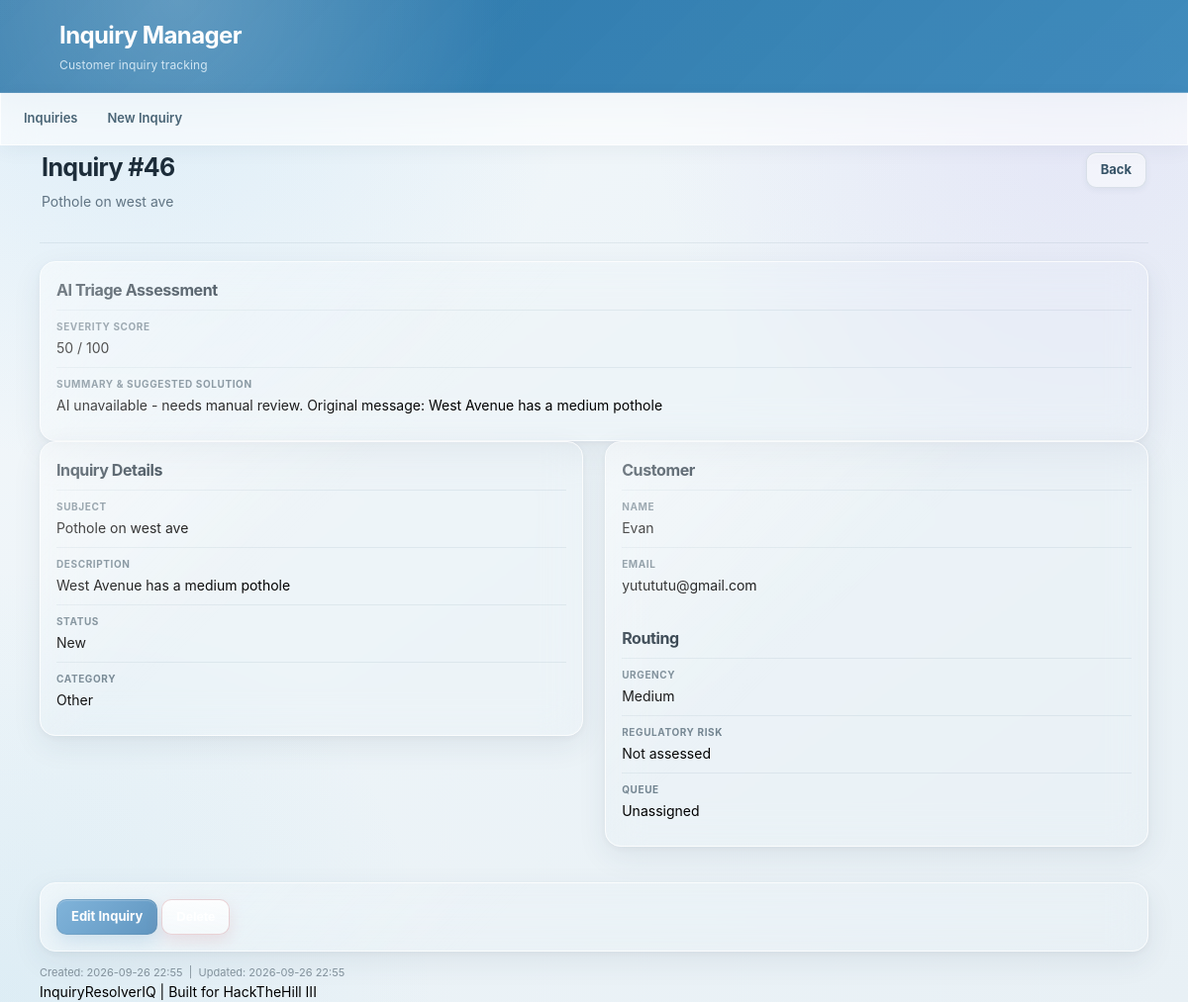
Page /complaints/46 (signed in) on the committed database.
### tables this page shows
CREATE TABLE complaints (
    id INTEGER PRIMARY KEY AUTOINCREMENT,
    customer_name TEXT NOT NULL,
    customer_email TEXT,
    subject TEXT NOT NULL,
    description TEXT NOT NULL,
    status TEXT NOT NULL DEFAULT 'New',
    category TEXT NOT NULL DEFAULT 'Other',
    urgency TEXT NOT NULL DEFAULT 'Not assessed',
    regulatory_risk TEXT NOT NULL DEFAULT 'Not assessed',
    assigned_queue TEXT NOT NULL DEFAULT 'Unassigned',
    created_at TEXT NOT NULL DEFAULT CURRENT_TIMESTAMP,
    updated_at TEXT NOT NULL DEFAULT CURRENT_TIMESTAMP
, severity INTEGER DEFAULT 0, ai_summary TEXT DEFAULT '');

### server.py (the view)
@app.route("/complaints/<int:complaint_id>")
def view_complaint(complaint_id):
    if not session.get("is_admin"):
        return redirect(url_for("login"))
    db = get_db()
    complaint = db.execute(
        "SELECT * FROM complaints WHERE id = ?",
        (complaint_id,)
    ).fetchone()
    db.close()
    if complaint is None:
        abort(404)
    return render_template(
        "complaint.html",
        complaint=complaint
    )

### server.py (called while the page is built)
def get_db():
    db = sqlite3.connect(DATABASE)
    db.row_factory = sqlite3.Row
    return db

@app.template_filter("datetime")
def format_datetime(value):
    if not value:
        return ""
    try:
        return datetime.fromisoformat(value).strftime("%Y-%m-%d %H:%M")
    except (ValueError, TypeError):
        return value

### templates/complaint.html (shortened to what this page needs)
{% extends "base.html" %}
{% block content %}
<div class="page-heading">
    <div>
        <h2>Inquiry #{{ complaint["id"] }}</h2>
        <p class="muted">{{ complaint["subject"] }}</p>
    </div>
    <a class="button secondary" href="{{ url_for('index') }}">Back</a>
</div>
<div class="panel">
    <h3>AI Triage Assessment</h3>
    <div class="detail-row">
        <div class="detail-label">Severity Score</div>
        <div class="detail-value">{{ complaint["severity"] }} / 100</div>
    </div>
    <div class="detail-row">
        <div class="detail-label">Summary &amp; Suggested Solution</div>
        <div class="detail-value description">{{ complaint["ai_summary"] }}</div>
    </div>
</div>
<div class="detail-grid">
    <div class="panel">
        <h3>Inquiry Details</h3>
        <div class="detail-row">
            <div class="detail-label">Subject</div>
            <div class="detail-value">{{ complaint["subject"] }}</div>
        </div>
        <div class="detail-row">
            <div class="detail-label">Description</div>
            <div class="detail-value description">{{ complaint["description"] }}</div>
        </div>
        <div class="detail-row">
            <div class="detail-label">Status</div>
            <div class="detail-value">{{ complaint["status"] }}</div>
        </div>
        <div class="detail-row">
            <div class="detail-label">Category</div>
            <div class="detail-value">{{ complaint["category"] }}</div>
        </div>
    </div>
    <div class="panel">
        <h3>Customer</h3>
        <div class="detail-row">
            <div class="detail-label">Name</div>
            <div class="detail-value">{{ complaint["customer_name"] }}</div>
        </div>
        <div class="detail-row">
            <div class="detail-label">Email</div>
            <div class="detail-value">{{ complaint["customer_email"] or "Not provided" }}</div>
        </div>
        <h3 class="section-heading">Routing</h3>
        <div class="detail-row">
            <div class="detail-label">Urgency</div>
            <div class="detail-value">{{ complaint["urgency"] }}</div>
        </div>
        <div class="detail-row">
            <div class="detail-label">Regulatory Risk</div>
            <div class="detail-value">{{ complaint["regulatory_risk"] }}</div>
        </div>
        <div class="detail-row">
            <div class="detail-label">Queue</div>
            <div class="detail-value">{{ complaint["assigned_queue"] }}</div>
        </div>
    </div>
</div>
<div class="panel actions-panel">
    <a class="button primary" href="{{ url_for('edit_complaint', complaint_id=complaint['id']) }}">Edit Inquiry</a>
    <form class="inline-form delete-form" method="post"
          action="{{ url_for('delete_complaint', complaint_id=complaint['id']) }}">
        <input class="button danger" type="submit" value="Delete"
               onclick="return confirmDelete();">
    </form>
</div>
<div class="timestamps">
    Created: {{ complaint["created_at"]|datetime }}
    {% if complaint["updated_at"] %}
    &nbsp;|&nbsp; Updated: {{ complaint["updated_at"]|datetime }}
    {% endif %}
</div>
{% endblock %}

### rows in the picture
complaints: id "46", subject "Pothole on west ave", severity "50", ai_summary "AI unavailable - needs manual review. Original message: West Avenue has a medium pothole", description "West Avenue has a medium pothole", status "New", category "Other", customer_name "Evan", customer_email "yutututu@gmail.com", urgency "Medium", regulatory_risk "Not assessed", assigned_queue "Unassigned", created_at "2026-09-26 22:55", updated_at "2026-09-26 22:55"
